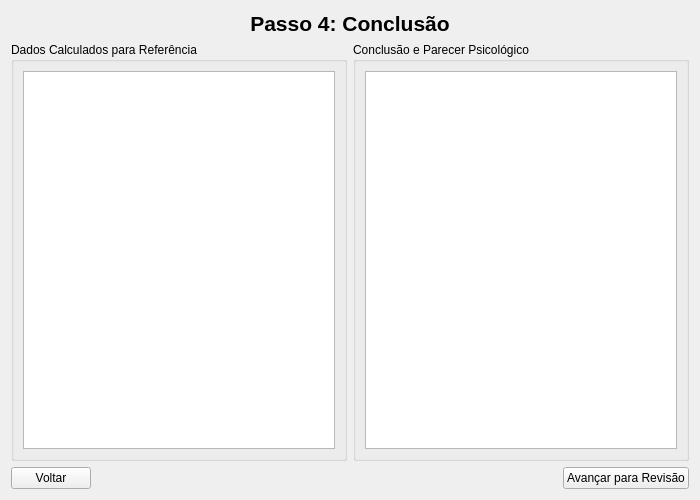
<?xml version="1.0" encoding="UTF-8"?>
<ui version="4.0">
 <class>TelaConclusao</class>
 <widget class="QWidget" name="TelaConclusao">
  <property name="geometry">
   <rect>
    <x>0</x>
    <y>0</y>
    <width>700</width>
    <height>500</height>
   </rect>
  </property>
  <property name="windowTitle">
   <string>Form</string>
  </property>
  <layout class="QVBoxLayout" name="verticalLayout">
   <item>
    <widget class="QLabel" name="label_titulo">
     <property name="font">
      <font>
       <pointsize>16</pointsize>
       <weight>75</weight>
       <bold>true</bold>
      </font>
     </property>
     <property name="text">
      <string>Passo 4: Conclusão</string>
     </property>
     <property name="alignment">
      <set>Qt::AlignCenter</set>
     </property>
    </widget>
   </item>
   <item>
    <layout class="QHBoxLayout" name="horizontalLayout_2">
     <item>
      <widget class="QGroupBox" name="groupBox">
       <property name="title">
        <string>Dados Calculados para Referência</string>
       </property>
       <layout class="QVBoxLayout" name="verticalLayout_2">
        <item>
         <widget class="QTextBrowser" name="textBrowser_dados"/>
        </item>
       </layout>
      </widget>
     </item>
     <item>
      <widget class="QGroupBox" name="groupBox_2">
       <property name="title">
        <string>Conclusão e Parecer Psicológico</string>
       </property>
       <layout class="QVBoxLayout" name="verticalLayout_3">
        <item>
         <widget class="QTextEdit" name="textEdit_conclusao"/>
        </item>
       </layout>
      </widget>
     </item>
    </layout>
   </item>
   <item>
    <layout class="QHBoxLayout" name="horizontalLayout">
     <item>
      <widget class="QPushButton" name="btn_voltar">
       <property name="text">
        <string>Voltar</string>
       </property>
      </widget>
     </item>
     <item>
      <spacer name="horizontalSpacer">
       <property name="orientation">
        <enum>Qt::Horizontal</enum>
       </property>
       <property name="sizeHint" stdset="0">
        <size>
         <width>40</width>
         <height>20</height>
        </size>
       </property>
      </spacer>
     </item>
     <item>
      <widget class="QPushButton" name="btn_avancar">
       <property name="text">
        <string>Avançar para Revisão</string>
       </property>
      </widget>
     </item>
    </layout>
   </item>
  </layout>
 </widget>
 <resources/>
 <connections/>
</ui>
